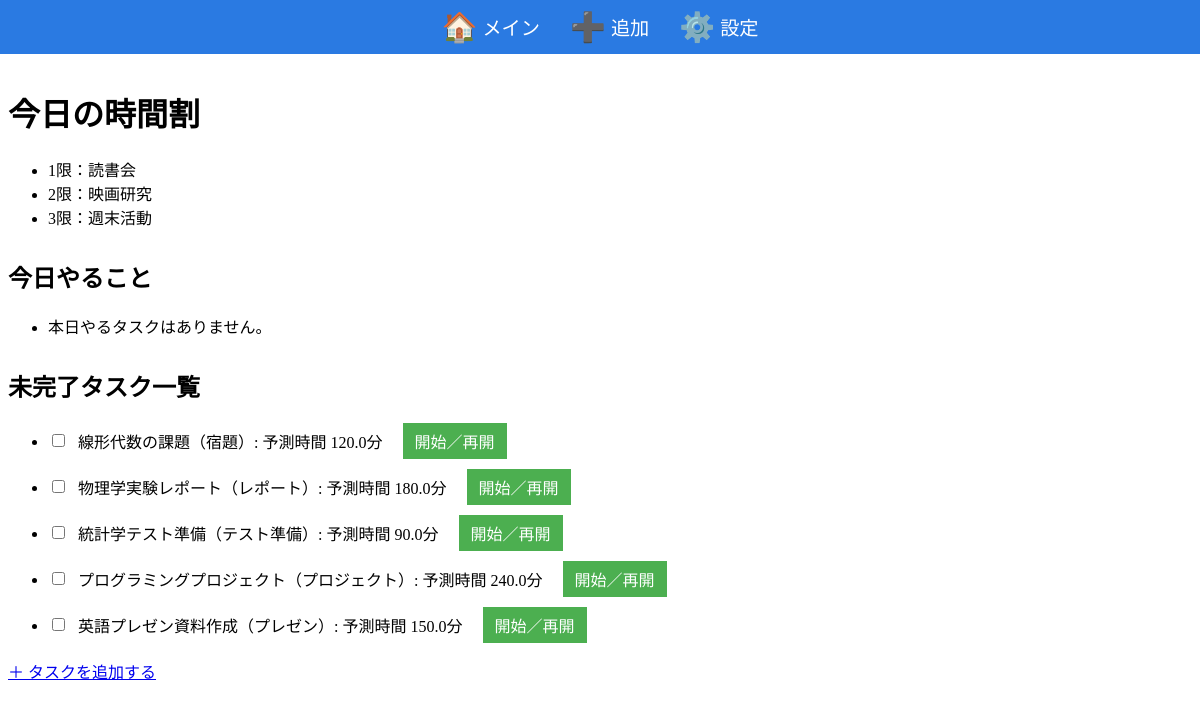
Before: / with the older database file.
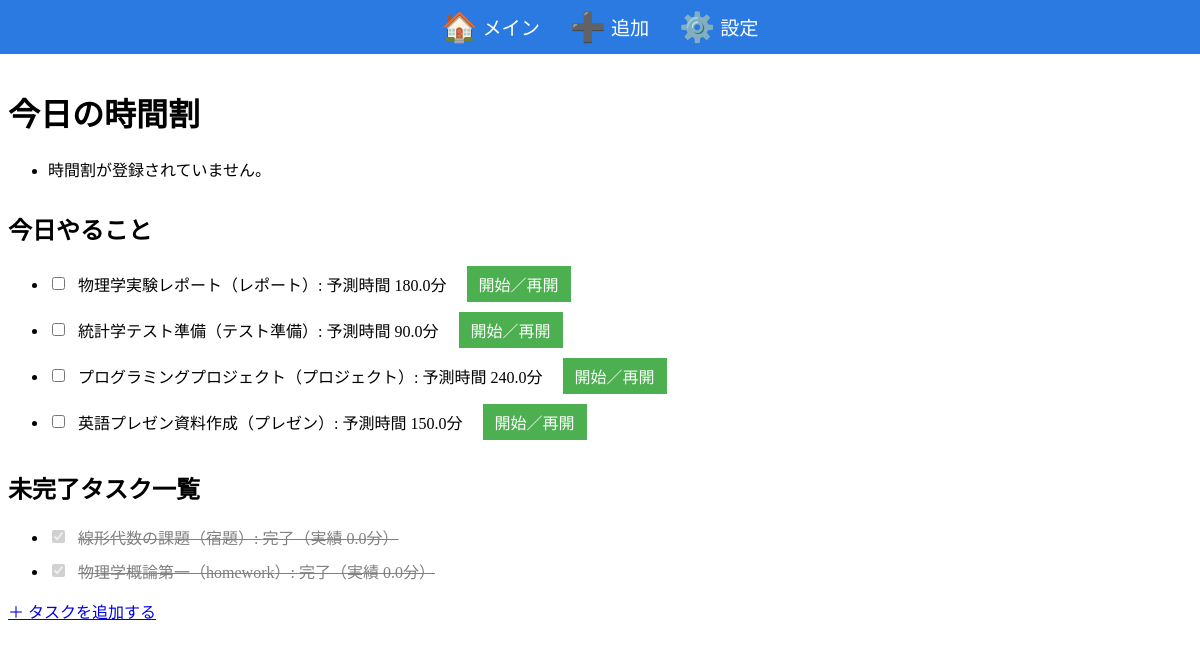
After: the same page with the newer database file.
### tables this page shows
CREATE TABLE timetable (
                id INTEGER PRIMARY KEY AUTOINCREMENT,
                weekday INTEGER NOT NULL,
                period INTEGER NOT NULL,
                subject TEXT NOT NULL
            );

CREATE TABLE task (
                id INTEGER PRIMARY KEY AUTOINCREMENT,
                subject TEXT NOT NULL,
                category TEXT NOT NULL,
                difficulty INTEGER NOT NULL,
                due_date DATE NOT NULL,
                created_at DATETIME NOT NULL,
                predicted_time REAL,
                time_spent REAL,
                assigned_for_today INTEGER DEFAULT 0,
                assigned_date DATE
            );

### app.py (the view)
@app.route("/")
def index():
    with engine.begin() as conn:
        today_weekday_name = datetime.now().strftime("%A")
        today_weekday = weekday_mapping[today_weekday_name]
        tasks_today = conn.execute(text("""
            SELECT * FROM task
            WHERE assigned_for_today = 1
            ORDER BY due_date
        """)).fetchall()
        tasks_remaining = conn.execute(text("""
            SELECT * FROM task
            WHERE assigned_for_today = 0
            ORDER BY due_date
        """)).fetchall()
        timetable = conn.execute(text("""
            SELECT * FROM timetable
            WHERE weekday = :weekday
            ORDER BY period
        """), {"weekday": today_weekday}).fetchall()
    return render_template("index.html", tasks_today=tasks_today, tasks_remaining=tasks_remaining, timetable=timetable)

### app.py (called while the page is built)
@app.before_request
def before_request():
    if request.endpoint not in ("setup", "edit_timetable", "static"):
        maybe_generate_today_tasks()

### templates/index.html (shortened to what this page needs)
<!DOCTYPE html>
<html lang="ja">
<head>
</head>
<body>
  <div class="menu-bar">
    <a href="{{ url_for('index') }}" class="menu-btn" title="メイン画面">
      <span class="menu-icon">🏠</span>
      <span class="menu-text">メイン</span>
    </a>
    <a href="{{ url_for('add_task') }}" class="menu-btn" title="タスク追加">
      <span class="menu-icon">➕</span>
      <span class="menu-text">追加</span>
    </a>
    <a href="{{ url_for('setup') }}" class="menu-btn" title="設定">
      <span class="menu-icon">⚙️</span>
      <span class="menu-text">設定</span>
    </a>
  </div>
  <div class="content">
    <h1>今日の時間割</h1>
    <ul>
      {% for slot in timetable %}
        <li>{{ slot.period }}限：{{ slot.subject }}</li>
      {% else %}
        <li>時間割が登録されていません。</li>
      {% endfor %}
    </ul>
    <h2>今日やること</h2>
    <ul>
      {% for task in tasks_today %}
        <li>
          <div class="task-row">
            {% set completed = task.time_spent is not none %}
            <input type="checkbox"
                   class="complete-checkbox"
                   data-task-id="{{ task.id }}"
                   {% if completed %}checked disabled{% endif %}>
            <label id="task_label_{{ task.id }}"
                   class="{% if completed %}completed{% endif %}">
              {{ task.subject }}（{{ task.category }}）:
              {% if completed %}
                完了（実績 {{ task.time_spent }}分）
              {% else %}
                予測時間 {{ task.predicted_time }}分
              {% endif %}
            </label>
            {% if not completed %}
              <a href="{{ url_for('start_task', task_id=task.id) }}" class="start-btn">開始／再開</a>
            {% endif %}
          </div>
        </li>
      {% else %}
        <li>本日やるタスクはありません。</li>
      {% endfor %}
    </ul>
    <h2>未完了タスク一覧</h2>
    <ul>
      {% for task in tasks_remaining %}
        <li>
          <div class="task-row">
            {% set completed = task.time_spent is not none %}
            <input type="checkbox"
                   class="complete-checkbox"
                   data-task-id="{{ task.id }}"
                   {% if completed %}checked disabled{% endif %}>
            <label id="task_label_{{ task.id }}"
                   class="{% if completed %}completed{% endif %}">
              {{ task.subject }}（{{ task.category }}）:
              {% if completed %}
                完了（実績 {{ task.time_spent }}分）
              {% else %}
                予測時間 {{ task.predicted_time }}分
              {% endif %}
            </label>
            {% if not completed %}
              <a href="{{ url_for('start_task', task_id=task.id) }}" class="start-btn">開始／再開</a>
            {% endif %}
          </div>
        </li>
      {% else %}
        <li>未完了タスクはありません。</li>
      {% endfor %}
    </ul>
    <a href="{{ url_for('add_task') }}">＋ タスクを追加する</a>
  </div>
</body>
</html>

### templates/index.html (style rules this page uses)
.menu-bar { display: flex; justify-content: center; align-items: center; background-color: #2a7ae2; padding: 10px; position: fixed; top: 0; left: 0; right: 0; z-index: 1000; }
.menu-btn { margin: 0 15px; text-decoration: none; color: #fff; font-size: 1.2em; display: flex; align-items: center; gap: 5px; }
.menu-icon { font-size: 1.5em; }
.content { padding-top: 60px; }
.task-row { display: flex; align-items: center; gap: 10px; margin-bottom: 10px; flex-wrap: wrap; }
label.completed { text-decoration: line-through; color: gray; }
.start-btn { padding: 6px 12px; background-color: #4CAF50; color: white; border: none; text-decoration: none; cursor: pointer; }
h2 { margin-top: 30px; }

Changed rows visible on the page:
removed timetable: period "1", subject "読書会"
removed timetable: period "2", subject "映画研究"
removed timetable: period "3", subject "週末活動"
changed task "物理学実験レポート": moves from the list under "未完了タスク一覧" to the list under "今日やること"
changed task "統計学テスト準備": moves from the list under "未完了タスク一覧" to the list under "今日やること"
changed task "プログラミングプロジェクト": moves from the list under "未完了タスク一覧" to the list under "今日やること"
changed task "英語プレゼン資料作成": moves from the list under "未完了タスク一覧" to the list under "今日やること"
changed task "線形代数の課題": id "☐" → "☑"; time_spent (not shown) → "0.0"; predicted_time "120.0" → (not shown); text "予測時間 分 開始／再開" → "完了（実績 分）"
added task: id "☑", subject "物理学概論第一", category "homework", time_spent "0.0", shown under "未完了タスク一覧"
Other visible differences:
text no longer shown: "本日やるタスクはありません。"
text now shown: "時間割が登録されていません。"
